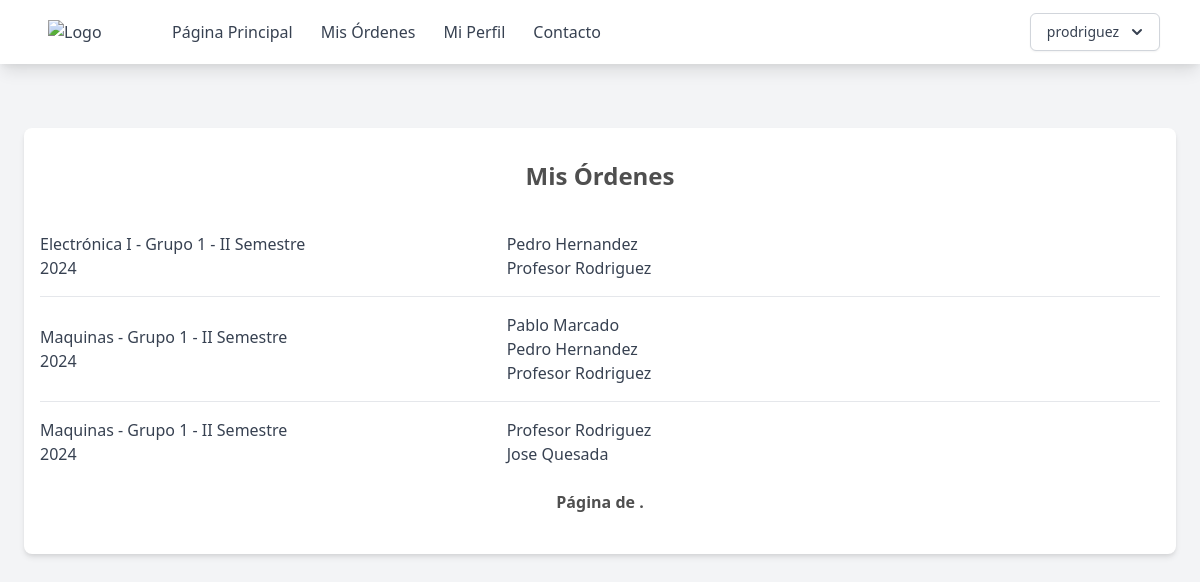
The app's page /mis-ordenes (signed in) with its own data.
### supply_room/models.py (models this page shows, shortened)
class Users(AbstractUser):
    name = models.CharField(max_length=200)
    email = models.EmailField(unique=True)
    role = models.CharField(max_length=200, choices=ROLE_CHOICES, default="student")
    student_id = models.CharField(max_length=200, null=True, blank=True)
    username = models.CharField(max_length=50, null=True)
    groups = models.ManyToManyField(
        "ClassGroups", related_name="group_student", blank=True
    )
    orders = models.ManyToManyField("Order", related_name="order_student", blank=True)
    objects = CustomUserManager()
    USERNAME_FIELD = "email"
    REQUIRED_FIELDS = ["name", "role"]

class Order(models.Model):
    group = models.ForeignKey(
        ClassGroups, related_name="order_group", on_delete=models.CASCADE, verbose_name='Grupo'
    )
    student = models.ManyToManyField(
        Users, related_name="Order_student", through=Users.orders.through, blank=True, verbose_name='Estudiantes'
    )

class ClassGroups(models.Model):
    number = models.PositiveIntegerField(verbose_name='Numero de Curso:')
    year = models.PositiveIntegerField(verbose_name='Año', default=2024)
    term = models.CharField(
        max_length=3, choices=TERM_CHOICES, default="I", verbose_name='Semestre'
    )
    professor = models.ForeignKey(
        Users, related_name="group_professor", on_delete=models.PROTECT, verbose_name='Profesor'
    )
    class_id = models.ForeignKey(Class, on_delete=models.PROTECT, verbose_name='Clase')
    student = models.ManyToManyField(
        Users, related_name="group_student", through=Users.groups.through, blank=True, verbose_name='Estudiantes'
    )
    @property
    def semester(self):
        return f"{self.term} Semestre {str(self.year)}"

class Class(models.Model):
    name = models.CharField(max_length=200)
    code = models.CharField(max_length=200)

### supply_room/views.py (the view)
class OrderList(TeacherOrStudentRoleCheck, View):
    def get(self, request, *args, **kwargs):
        return render(
            request,
            "page/mis-ordenes.html",
            {"object_list": request.user.orders.order_by("-group__year", "-group__term").all()},
        )

### supply_room/utils.py (called while the page is built)
    def test_func(self):
        print(self.request.user.role)
        return self.request.user.role == 'teacher' or self.request.user.role == 'student'

### templates/page/mis-ordenes.html (shortened to what this page needs)
{% extends "base.html" %} {% block content %}
<div class="max-w-6xl mx-auto px-4 py-8 bg-white rounded-lg shadow-md mt-16">
    <h2 class="text-2xl font-bold mb-6 text-center">Mis Órdenes</h2>
    <ul class="divide-y divide-gray-200">
        {% for object in object_list %}
        <li class="py-4">
            <a href="{% url 'orden' object.pk %}" class="flex justify-between items-center  ">
                <div  class="text-gray-700 w-1/4">{{ object.group.class_id.name }} - Grupo {{ object.group.number }} - {{ object.group.semester }} </div>
                <ul class=" w-1/4">
                    {% for member in object.student.all %}
                    <li  class="text-gray-700">{{ member.name }}</li>
                    {% endfor %}
                </ul>
            </a>
        </li>
        {% empty %}
        <li class="py-4 text-center text-gray-500">No objects yet.</li>
        {% endfor %}
    </ul>
    <div class="pagination ">
    <div class="step-links flex w-full justify-between items-center p-2">
        <span class="current font-bold mx-4">
            Página {{ page_obj.number }} de {{ page_obj.paginator.num_pages }}.
        </span>
    </div>
</div>
</div>
{% endblock %}

### templates/base.html (shortened to what this page needs)
{% load static %}
<!DOCTYPE html>
<html lang="en">
  <head>
    <link href="{% static 'output.css' %}" rel="stylesheet" />
    <link href="https://cdn.jsdelivr.net/npm/tailwindcss@2.2.19/dist/tailwind.min.css" rel="stylesheet">
  </head>
  <body class="bg-gray-100 h-full min-h-screen">
    <nav class="bg-white shadow-lg">
      <div class="max-w-6xl mx-auto px-4">
        <div class="flex justify-between">
          <div class="flex space-x-4">
            <div>
              <a href="{% url 'home' %}" class="flex items-center py-5 px-2 text-gray-700">
                <img src="https://eie.ucr.ac.cr/static/img/logos/EIE_v.png" alt="Logo" class="w-20 mr-2">
              </a>
            </div>
            <div class="hidden md:flex items-center space-x-1">
              <a href="{% url 'home' %}" class="py-5 px-3 text-gray-700 hover:text-gray-900">Página Principal</a>
              {% if user.role == 'student' or user.role == 'teacher' %}
              <a href="{% url 'mis-ordenes' %}" class="py-5 px-3 text-gray-700 hover:text-gray-900">Mis Órdenes</a>
              {% endif %}
              <a href="{% url 'perfil' %}" class="py-5 px-3 text-gray-700 hover:text-gray-900">Mi Perfil</a>
              <a href="#" class="py-5 px-3 text-gray-700 hover:text-gray-900">Contacto</a>
            </div>
          </div>
          {% if user.is_authenticated %}
          <div class="hidden md:flex items-center space-x-1">
            <div class="relative inline-block text-left">
              <div>
                <button type="button" class="inline-flex justify-center w-full rounded-md border border-gray-300 shadow-sm px-4 py-2 bg-white text-sm font-medium text-gray-700 hover:bg-gray-50 focus:outline-none" id="menu-button" aria-expanded="true" aria-haspopup="true">
                  {{ user.username }}
                  <svg class="-mr-1 ml-2 h-5 w-5" xmlns="http://www.w3.org/2000/svg" viewBox="0 0 20 20" fill="currentColor" aria-hidden="true">
                    <path fill-rule="evenodd" d="M5.293 7.293a1 1 0 011.414 0L10 10.586l3.293-3.293a1 1 0 111.414 1.414l-4 4a1 1 0 01-1.414 0l-4-4a1 1 0 010-1.414z" clip-rule="evenodd" />
                  </svg>
                </button>
              </div>
            </div>
          </div>
          {% endif %}
        </div>
      </div>
    </nav>
    {% if user.is_authenticated %}
    <div class="pb-12 ">{% block content %} {% endblock %}</div>
    {% else %}
    <p>You are not logged in</p>
    <a href="{% url 'login' %}">Log In</a>
    {% endif %}
  </body>
</html>

### records on screen
Users: username "prodriguez", name "Profesor Rodriguez"
Order: group.class_id.name "Electrónica I", group.number "1", group.semester "II Semestre 2024"
Users: name "Pedro Hernandez"
Order: group.class_id.name "Maquinas", group.number "1", group.semester "II Semestre 2024"
Users: name "Pablo Marcado"
Order: group.class_id.name "Maquinas", group.number "1", group.semester "II Semestre 2024"
Users: name "Jose Quesada"
